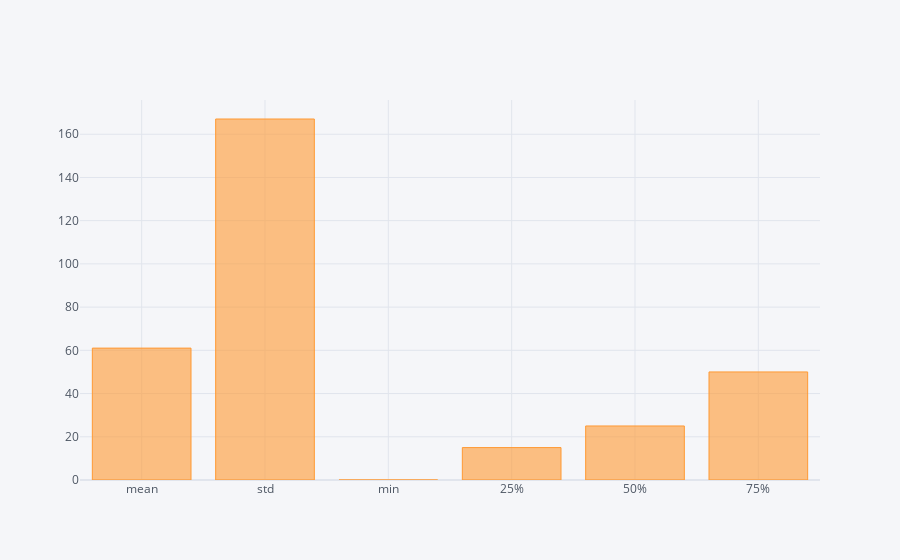

The cell this chart's notebook holds for it:
### Code cell
q3['mean':'75%'].iplot(kind="bar")

### Figure 1 — Plotly figure (JSON) as saved in the notebook; plotly's stock layout.template omitted (floating-point values rounded to 4 significant figures)
{"data": [{"marker": {"color": "rgba(255, 153, 51, 0.6)", "line": {"color": "rgba(255, 153, 51, 1.0)", "width": 1}}, "name": "Donation Amount", "orientation": "v", "text": "", "type": "bar", "x": ["mean", "std", "min", "25%", "50%", "75%"], "y": [61.03, 167.0, 0.01, 15, 25, 50]}], "layout": {"autosize": true, "legend": {"bgcolor": "#F5F6F9", "font": {"color": "#4D5663"}}, "paper_bgcolor": "#F5F6F9", "plot_bgcolor": "#F5F6F9", "title": {"font": {"color": "#4D5663"}}, "xaxis": {"autorange": true, "gridcolor": "#E1E5ED", "range": [-0.5, 5.5], "showgrid": true, "tickfont": {"color": "#4D5663"}, "title": {"font": {"color": "#4D5663"}, "text": ""}, "type": "category", "zerolinecolor": "#E1E5ED"}, "yaxis": {"autorange": true, "gridcolor": "#E1E5ED", "range": [0, 175.8], "showgrid": true, "tickfont": {"color": "#4D5663"}, "title": {"font": {"color": "#4D5663"}, "text": ""}, "type": "linear", "zerolinecolor": "#E1E5ED"}}}
